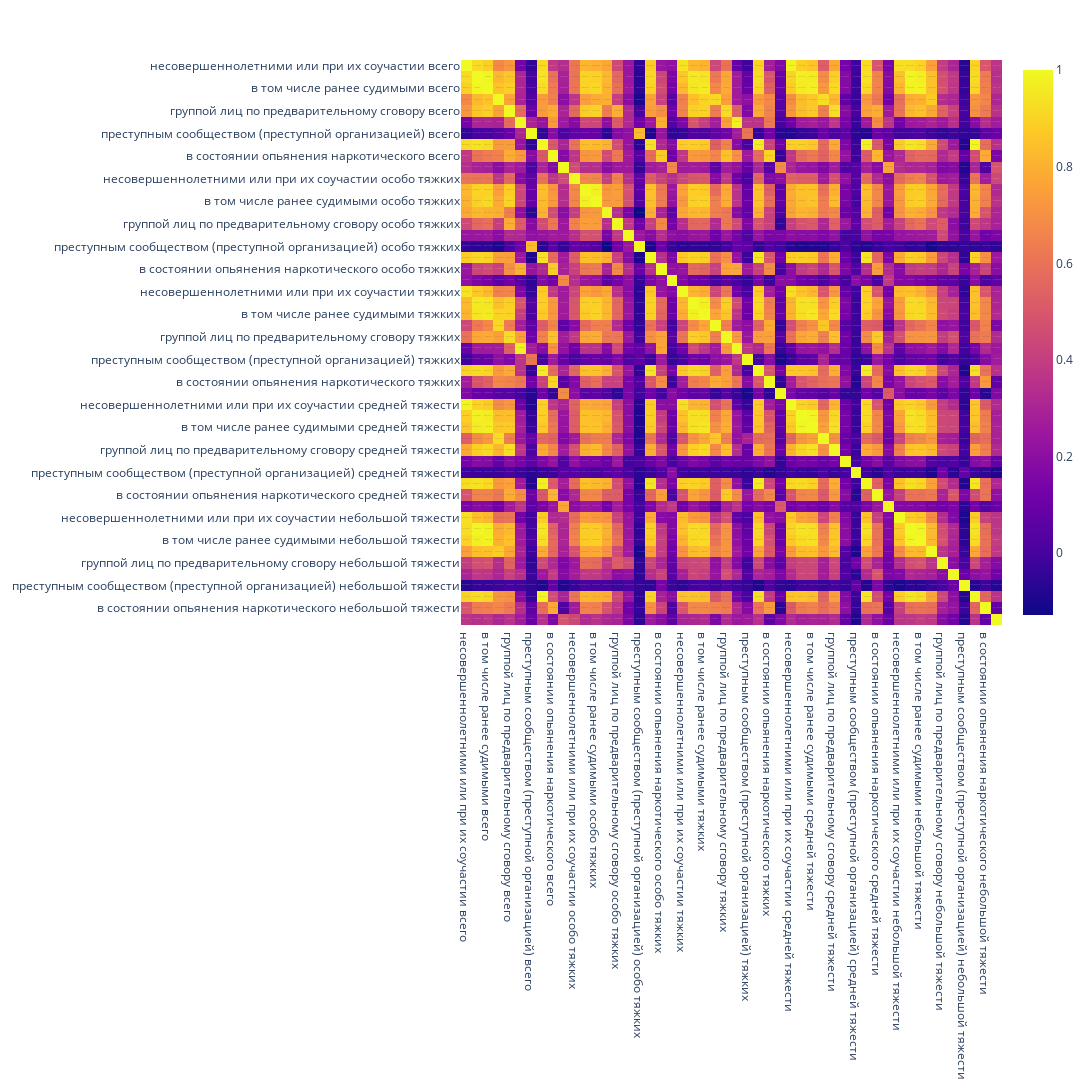

Notebook source saved alongside this figure:
### Markdown cell above
### 3.2 Дополнительный датасет (преступность)

### Code cell
fig = px.imshow(crime_data.corr(numeric_only=True), 
                text_auto=True, aspect="auto",
                # width=40,
                # height=100
                )
fig.update_layout(width=1500, height=1500)

fig.show()

### Figure 1 — Plotly figure (JSON) as saved in the notebook; plotly's stock layout.template omitted (floating-point values rounded to 4 significant figures; data arrays with more than 128 entries replaced by an {"elided": "..."} marker saying what was removed)
{"data": [{"coloraxis": "coloraxis", "hovertemplate": "x: %{x}<br>y: %{y}<br>color: %{z}<extra></extra>", "name": "0", "texttemplate": "%{z}", "type": "heatmap", "x": ["несовершеннолетними или при их соучастии всего", "ранее совершавшими преступления всего", "в том числе ранее судимыми всего", "группой лиц всего", "группой лиц по предварительному сговору всего", "организованной группой всего", "преступным сообществом (преступной организацией) всего", "в состоянии опьянения алкогольного всего", "в состоянии опьянения наркотического всего", "в состоянии опьянения токсического всего", "несовершеннолетними или при их соучастии особо тяжких", "ранее совершавшими преступления особо тяжких", "в том числе ранее судимыми особо тяжких", "группой лиц особо тяжких", "группой лиц по предварительному сговору особо тяжких", "организованной группой особо тяжких", "преступным сообществом (преступной организацией) особо тяжких", "в состоянии опьянения алкогольного особо тяжких", "в состоянии опьянения наркотического особо тяжких", "в состоянии опьянения токсического особо тяжких", "несовершеннолетними или при их соучастии тяжких", "ранее совершавшими преступления тяжких", "в том числе ранее судимыми тяжких", "группой лиц тяжких", "группой лиц по предварительному сговору тяжких", "организованной группой тяжких", "преступным сообществом (преступной организацией) тяжких", "в состоянии опьянения алкогольного тяжких", "в состоянии опьянения наркотического тяжких", "в состоянии опьянения токсического тяжких", "несовершеннолетними или при их соучастии средней тяжести", "ранее совершавшими преступления средней тяжести", "в том числе ранее судимыми средней тяжести", "группой лиц средней тяжести", "группой лиц по предварительному сговору средней тяжести", "организованной группой средней тяжести", "преступным сообществом (преступной организацией) средней тяжести", "в состоянии опьянения алкогольного средней тяжести", "в состоянии опьянения наркотического средней тяжести", "в состоянии опьянения токсического средней тяжести", "несовершеннолетними или при их соучастии небольшой тяжести", "ранее совершавшими преступления небольшой тяжести", "в том числе ранее судимыми небольшой тяжести", "группой лиц небольшой тяжести", "группой лиц по предварительному сговору небольшой тяжести", "организованной группой небольшой тяжести", "преступным сообществом (преступной организацией) небольшой тяжести", "в состоянии опьянения алкогольного небольшой тяжести", "в состоянии опьянения наркотического небольшой тяжести", "в состоянии опьянения токсического небольшой тяжести"], "xaxis": "x", "y": ["несовершеннолетними или при их соучастии всего", "ранее совершавшими преступления всего", "в том числе ранее судимыми всего", "группой лиц всего", "группой лиц по предварительному сговору всего", "организованной группой всего", "преступным сообществом (преступной организацией) всего", "в состоянии опьянения алкогольного всего", "в состоянии опьянения наркотического всего", "в состоянии опьянения токсического всего", "несовершеннолетними или при их соучастии особо тяжких", "ранее совершавшими преступления особо тяжких", "в том числе ранее судимыми особо тяжких", "группой лиц особо тяжких", "группой лиц по предварительному сговору особо тяжких", "организованной группой особо тяжких", "преступным сообществом (преступной организацией) особо тяжких", "в состоянии опьянения алкогольного особо тяжких", "в состоянии опьянения наркотического особо тяжких", "в состоянии опьянения токсического особо тяжких", "несовершеннолетними или при их соучастии тяжких", "ранее совершавшими преступления тяжких", "в том числе ранее судимыми тяжких", "группой лиц тяжких", "группой лиц по предварительному сговору тяжких", "организованной группой тяжких", "преступным сообществом (преступной организацией) тяжких", "в состоянии опьянения алкогольного тяжких", "в состоянии опьянения наркотического тяжких", "в состоянии опьянения токсического тяжких", "несовершеннолетними или при их соучастии средней тяжести", "ранее совершавшими преступления средней тяжести", "в том числе ранее судимыми средней тяжести", "группой лиц средней тяжести", "группой лиц по предварительному сговору средней тяжести", "организованной группой средней тяжести", "преступным сообществом (преступной организацией) средней тяжести", "в состоянии опьянения алкогольного средней тяжести", "в состоянии опьянения наркотического средней тяжести", "в состоянии опьянения токсического средней тяжести", "несовершеннолетними или при их соучастии небольшой тяжести", "ранее совершавшими преступления небольшой тяжести", "в том числе ранее судимыми небольшой тяжести", "группой лиц небольшой тяжести", "группой лиц по предварительному сговору небольшой тяжести", "организованной группой небольшой тяжести", "преступным сообществом (преступной организацией) небольшой тяжести", "в состоянии опьянения алкогольного небольшой тяжести", "в состоянии опьянения наркотического небольшой тяжести", "в состоянии опьянения токсического небольшой тяжести"], "yaxis": "y", "z": {"elided": "50x50 float values"}}], "layout": {"coloraxis": {"colorscale": [[0, "#0d0887"], [0.1111, "#46039f"], [0.2222, "#7201a8"], [0.3333, "#9c179e"], [0.4444, "#bd3786"], [0.5556, "#d8576b"], [0.6667, "#ed7953"], [0.7778, "#fb9f3a"], [0.8889, "#fdca26"], [1, "#f0f921"]]}, "height": 1500, "margin": {"t": 60}, "width": 1500, "xaxis": {"anchor": "y", "domain": [0, 1]}, "yaxis": {"anchor": "x", "autorange": "reversed", "domain": [0, 1]}}}
